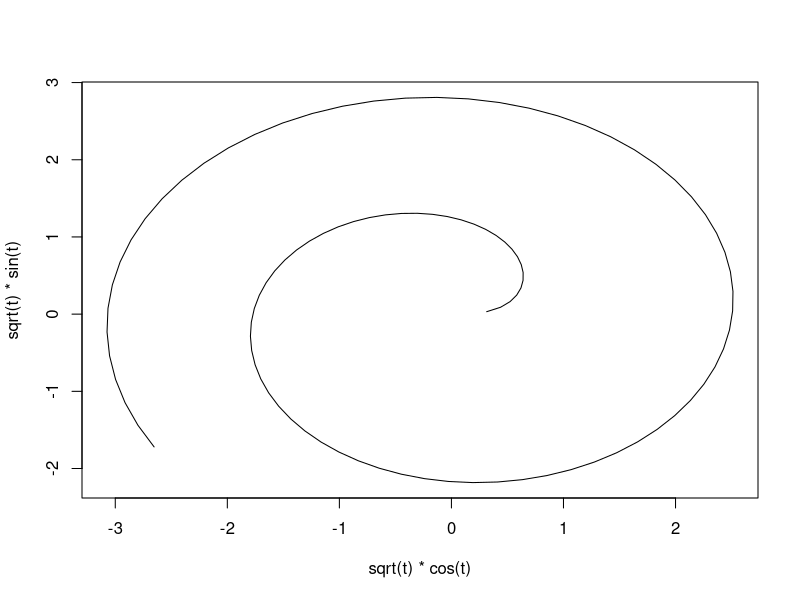
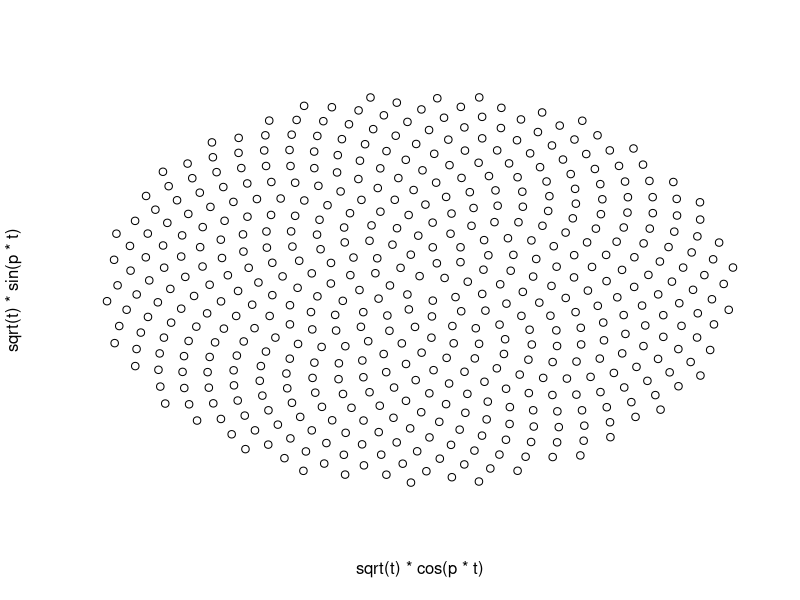

These figures' R source, in order:
# Created on 
# Course work: 
# @author: Vedha
# Source:
# https://github.com/dmackinnon1/r_examples/blob/master/simple/example2.r

 
#http://www.mathrecreation.com/2015/08/simple-fun-with-r.html

#example a an Archemedian spiral

t <- 1:100
t <- t/10
plot(sqrt(t)*cos(t), sqrt(t)*sin(t), type="l")

#example b phyllotaxis spiral

t <- 1:500
p <- (1 + sqrt(5))*pi
plot(sqrt(t)*cos(p*t), sqrt(t)*sin(p*t), type="p", axes=FALSE)